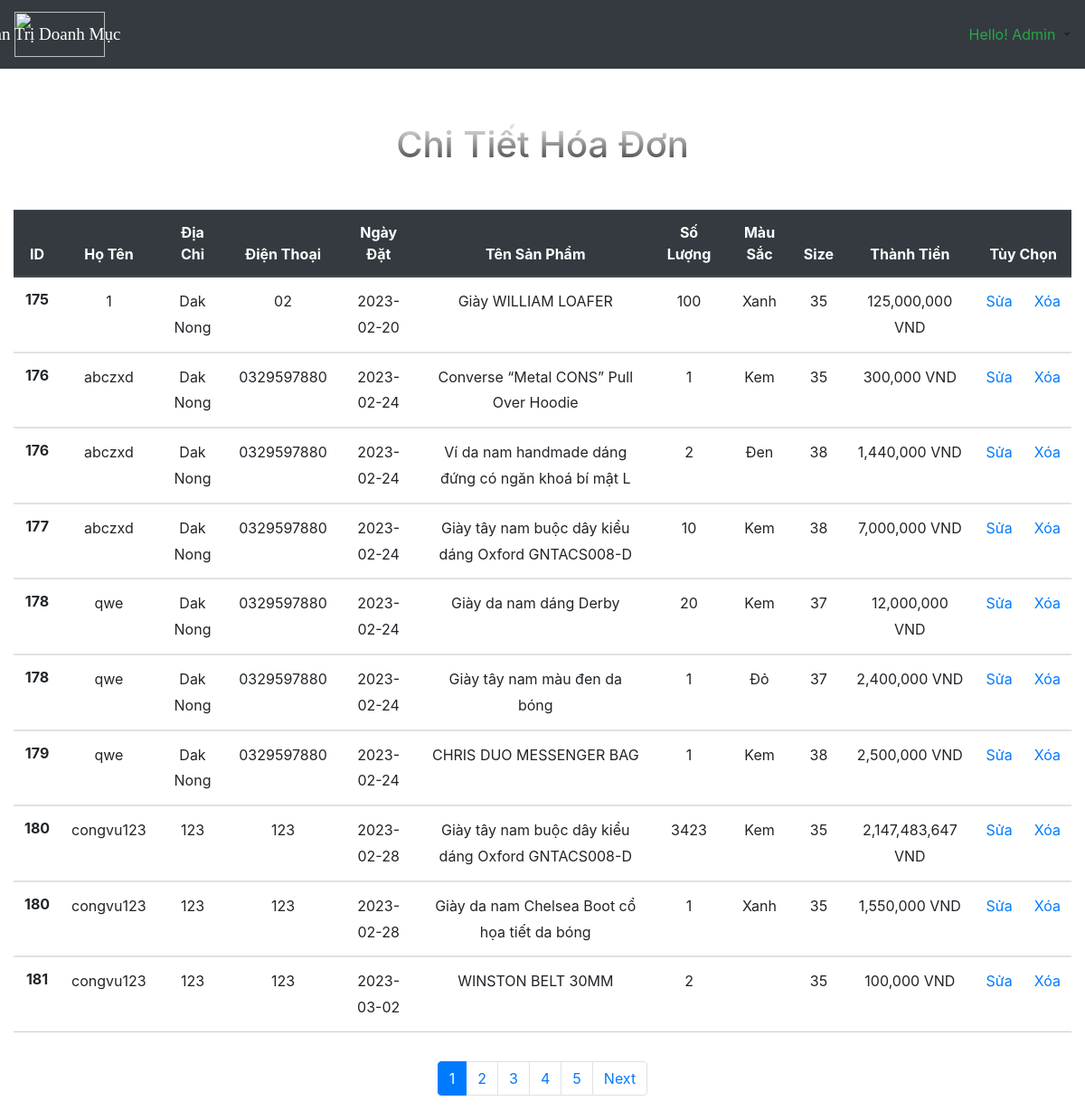
/vi-vn/index.php?act=hoadon_admin&action=cthd (signed in), run on the app's committed database.
### tables this page shows
CREATE TABLE `donhang` (
  `id` int(11) NOT NULL,
  `id_user` int(11) DEFAULT NULL,
  `ngaydat` date DEFAULT NULL,
  `thanhtien` int(11) DEFAULT NULL,
  `trangthai` int(11) DEFAULT NULL
);

CREATE TABLE `chitiet_donhang` (
  `id_donhang` int(11) NOT NULL,
  `id_sanpham` int(11) NOT NULL,
  `soluongmua` int(11) DEFAULT NULL,
  `mausac` varchar(20) NOT NULL,
  `size` int(11) NOT NULL,
  `thanhtien` int(11) DEFAULT NULL
);

CREATE TABLE `username` (
  `id` int(11) NOT NULL,
  `hoten` varchar(100) DEFAULT NULL,
  `email` varchar(100) DEFAULT NULL,
  `pass` varchar(50) DEFAULT NULL,
  `diachi` text DEFAULT NULL,
  `dienthoai` varchar(12) DEFAULT NULL
);

CREATE TABLE `sanpham` (
  `id` int(11) NOT NULL,
  `tensp` varchar(50) DEFAULT NULL,
  `gia` int(11) DEFAULT NULL,
  `mota` varchar(300) DEFAULT NULL,
  `img` varchar(50) DEFAULT NULL,
  `giamgia` float DEFAULT NULL,
  `nhomsp` varchar(50) DEFAULT NULL,
  `size` int(11) DEFAULT NULL,
  `mausac` varchar(10) DEFAULT NULL,
  `slton` int(11) DEFAULT NULL,
  `id_loai` int(11) DEFAULT NULL
);

### vi-vn/Model/page.php (called while the page is built)
<?php
        class page{
            function getTotalPage($count,$limit){
                $page=$count%$limit?ceil($count/$limit):$count/$limit;
                return $page;
            }
            function getStart($currentPage,$limit){
                if(!isset($_GET['page']) || $currentPage==1){
                    $start=0;
                }else{
                    $start=($currentPage-1)*$limit;
                }
                return $start;
            }
        }
?>

### vi-vn/Model/connect.php (called while the page is built, shortened)
<?php
    class connect{
        var $db=null;
        public function __construct(){
            $dsn="mysql:host=localhost;dbname=sitebanhang";
            $user="root";
            $pass="";
            try{
                $this->db= new PDO($dsn,$user,$pass,array(PDO::MYSQL_ATTR_INIT_COMMAND=>"SET NAMES utf8"));
            }catch(\Throwable $th){
                echo "That Bai";
            }
        }
        public function getlist($select){
          return $result=$this->db->query($select);
        }
    }
?>

### vi-vn/Model/hoadon_admin.php (called while the page is built, shortened)
<?php
class hoadon_admin{
    public function getAllCthd($start,$limit){
        $db= new connect();
        $select="SELECT chitiet_donhang.id_donhang as id,donhang.ngaydat,sanpham.tensp,username.hoten,username.diachi,username.dienthoai,chitiet_donhang.soluongmua,chitiet_donhang.mausac,chitiet_donhang.size,chitiet_donhang.thanhtien From donhang,sanpham,chitiet_donhang,username Where sanpham.id=chitiet_donhang.id_sanpham and donhang.id=chitiet_donhang.id_donhang and donhang.id_user=username.id limit $start,$limit";
        $result=$db->getlist($select);
        return $result;
    }
    public function countAllCthd(){
        $db= new connect();
        $select="SELECT * from chitiet_donhang";
        $result=$db->getlist($select);
        return $result;
    }
}
?>

### vi-vn/View/Admin/chitiet_hoadon.php (the view, shortened to what this page needs)
<!DOCTYPE html>
<html lang="en">
<head>
</head>
<body>
<?php
$hd = new hoadon_admin();
if(isset($_GET['iddh'])){
$count = $hd->countAllCthdId($_GET['iddh'])->rowCount();
}else{
$count = $hd->countAllCthd()->rowCount();
}
$limit=10;
$pg = new page();
$page = $pg->getTotalPage($count,$limit);
$currentPage=isset($_GET['page'])?$_GET['page']:1;
$start=$pg->getStart($currentPage,$limit);
?>
    <div class="container-fluid">
        <div class="row">
            <div class="col-12 mt-5">
                <h1 class="text-center mb-5" style="
  background: -webkit-linear-gradient(#eee, #333);
  -webkit-background-clip: text;
  -webkit-text-fill-color: transparent;">Chi Tiết Hóa Đơn</h1>
                <table class="table">
                <thead class="thead-dark text-center">
                    <tr>
                    <th scope="col">ID</th>
                    <th scope="col">Họ Tên</th>
                    <th scope="col">Địa Chỉ</th>
                    <th scope="col">Điện Thoại</th>
                    <th scope="col">Ngày Đặt</th>
                    <th scope="col">Tên Sản Phẩm</th>
                    <th scope="col">Số Lượng</th>
                    <th scope="col">Màu Sắc</th>
                    <th scope="col">Size</th>
                    <th scope="col">Thành Tiền</th>
                    <th colspan=2>Tùy Chọn</th>
                    </tr>
                </thead>
                <?php
                $hd= new hoadon_admin();
                if(isset($_GET['iddh'])){
                    $iddh=$_GET['iddh'];
                    $kq=$hd->getAllCthdId($start,$limit,$iddh);
                }else{
                    $kq=$hd->getAllCthd($start,$limit);
                }
                while($row=$kq->fetch()):
                ?>
                <tbody class="text-center">
                    <tr>
                    <th scope="row"><?php echo $row['id'] ?></th>
                    <td><?php echo $row['hoten'] ?></td>
                    <td><?php echo $row['diachi'] ?></td>
                    <td><?php echo $row['dienthoai'] ?></td>
                    <td><?php echo $row['ngaydat'] ?></td>
                    <td><?php echo $row['tensp'] ?></td>
                    <td><?php echo $row['soluongmua'] ?></td>
                    <td><?php echo $row['mausac'] ?></td>
                    <td><?php echo $row['size'] ?></td>
                    <td><?php echo number_format($row['thanhtien']) ?> VND</td>
                    <td><a href="index.php?act=hoadon_admin&action=sua">Sửa</a></td>
                    <td><a href="index.php?act=hoadon_admin&action=xoa">Xóa</a></td>
                    </tr>
                </tbody>
                <?php
                endwhile;
                ?>
                </table>
            </div>
        </div>
    </div>
    <nav aria-label="Page navigation example">
  <ul class="pagination d-flex justify-content-center mt-3 mb-5">
  <?php
  if($page>1):
     ?>
    <?php
        for($i=1;$i<=$page;$i++):
     ?>
        <?php
        if($i!=$currentPage){
        ?>
         <?php
        if($i>$currentPage-5&&$i<$currentPage+5){
     ?>
    <li class="page-item"><a class="page-link" href="index.php?act=hoadon_admin&action=cthd&page=<?php echo $i;?>"><?php echo $i; ?></a></li>
    <?php };?>
    <?php
        }else{
    ?>
    <li class="page-item active"><a class="page-link" href="index.php?act=hoadon_admin&action=cthd&page=<?php echo $i;?>"><?php echo $i; ?></a></li>
    <?php }?>
    <?php endfor?>
    <?php
        if($currentPage<$page):
    ?>
    <li class="page-item"><a class="page-link" href="index.php?act=hoadon_admin&action=cthd&page=<?php echo $currentPage+1?>">Next</a></li>
            <?php  endif; endif;?>
  </ul>
</nav>
</body>
</html>

### vi-vn/View/Chitiet_sanpham/ctsp.css (style rules this page uses)
tr { border-bottom: 1px solid #ccc; }
td { line-height:1.8; }

### data on the page
donhang: chitiet_donhang.id_donhang "175", id_user.hoten "1", id_user.diachi "Dak Nong", id_user.dienthoai "02", ngaydat "2023-02-20", sanpham.tensp "Giày WILLIAM LOAFER", chitiet_donhang.soluongmua "100", chitiet_donhang.mausac "Xanh", chitiet_donhang.size "35", chitiet_donhang.thanhtien "125,000,000"
donhang: chitiet_donhang.id_donhang "176", id_user.hoten "abczxd", id_user.diachi "Dak Nong", id_user.dienthoai "0329597880", ngaydat "2023-02-24", sanpham.tensp "Converse “Metal CONS” Pull Over Hoodie", chitiet_donhang.soluongmua "1", chitiet_donhang.mausac "Kem", chitiet_donhang.size "35", chitiet_donhang.thanhtien "300,000", sanpham.tensp "Ví da nam handmade dáng đứng có ngăn khoá bí mật L", chitiet_donhang.soluongmua "2", chitiet_donhang.mausac "Đen", chitiet_donhang.size "38", chitiet_donhang.thanhtien "1,440,000"
donhang: chitiet_donhang.id_donhang "177", id_user.hoten "abczxd", id_user.diachi "Dak Nong", id_user.dienthoai "0329597880", ngaydat "2023-02-24", sanpham.tensp "Giày tây nam buộc dây kiểu dáng Oxford GNTACS008-D", chitiet_donhang.soluongmua "10", chitiet_donhang.mausac "Kem", chitiet_donhang.size "38", chitiet_donhang.thanhtien "7,000,000"
donhang: chitiet_donhang.id_donhang "178", id_user.hoten "qwe", id_user.diachi "Dak Nong", id_user.dienthoai "0329597880", ngaydat "2023-02-24", sanpham.tensp "Giày da nam dáng Derby", chitiet_donhang.soluongmua "20", chitiet_donhang.mausac "Kem", chitiet_donhang.size "37", chitiet_donhang.thanhtien "12,000,000", sanpham.tensp "Giày tây nam màu đen da bóng", chitiet_donhang.soluongmua "1", chitiet_donhang.mausac "Đỏ", chitiet_donhang.thanhtien "2,400,000"
donhang: chitiet_donhang.id_donhang "179", id_user.hoten "qwe", id_user.diachi "Dak Nong", id_user.dienthoai "0329597880", ngaydat "2023-02-24", sanpham.tensp "CHRIS DUO MESSENGER BAG", chitiet_donhang.soluongmua "1", chitiet_donhang.mausac "Kem", chitiet_donhang.size "38", chitiet_donhang.thanhtien "2,500,000"
donhang: chitiet_donhang.id_donhang "180", id_user.hoten "congvu123", id_user.diachi "123", id_user.dienthoai "123", ngaydat "2023-02-28", sanpham.tensp "Giày tây nam buộc dây kiểu dáng Oxford GNTACS008-D", chitiet_donhang.soluongmua "3423", chitiet_donhang.mausac "Kem", chitiet_donhang.size "35", chitiet_donhang.thanhtien "2,147,483,647", sanpham.tensp "Giày da nam Chelsea Boot cổ họa tiết da bóng", chitiet_donhang.soluongmua "1", chitiet_donhang.mausac "Xanh", chitiet_donhang.thanhtien "1,550,000"
donhang: chitiet_donhang.id_donhang "181", id_user.hoten "congvu123", id_user.diachi "123", id_user.dienthoai "123", ngaydat "2023-03-02", sanpham.tensp "WINSTON BELT 30MM", chitiet_donhang.soluongmua "2", chitiet_donhang.size "35", chitiet_donhang.thanhtien "100,000"

### other printed values
$_SESSION['admin_name'] "Admin"
